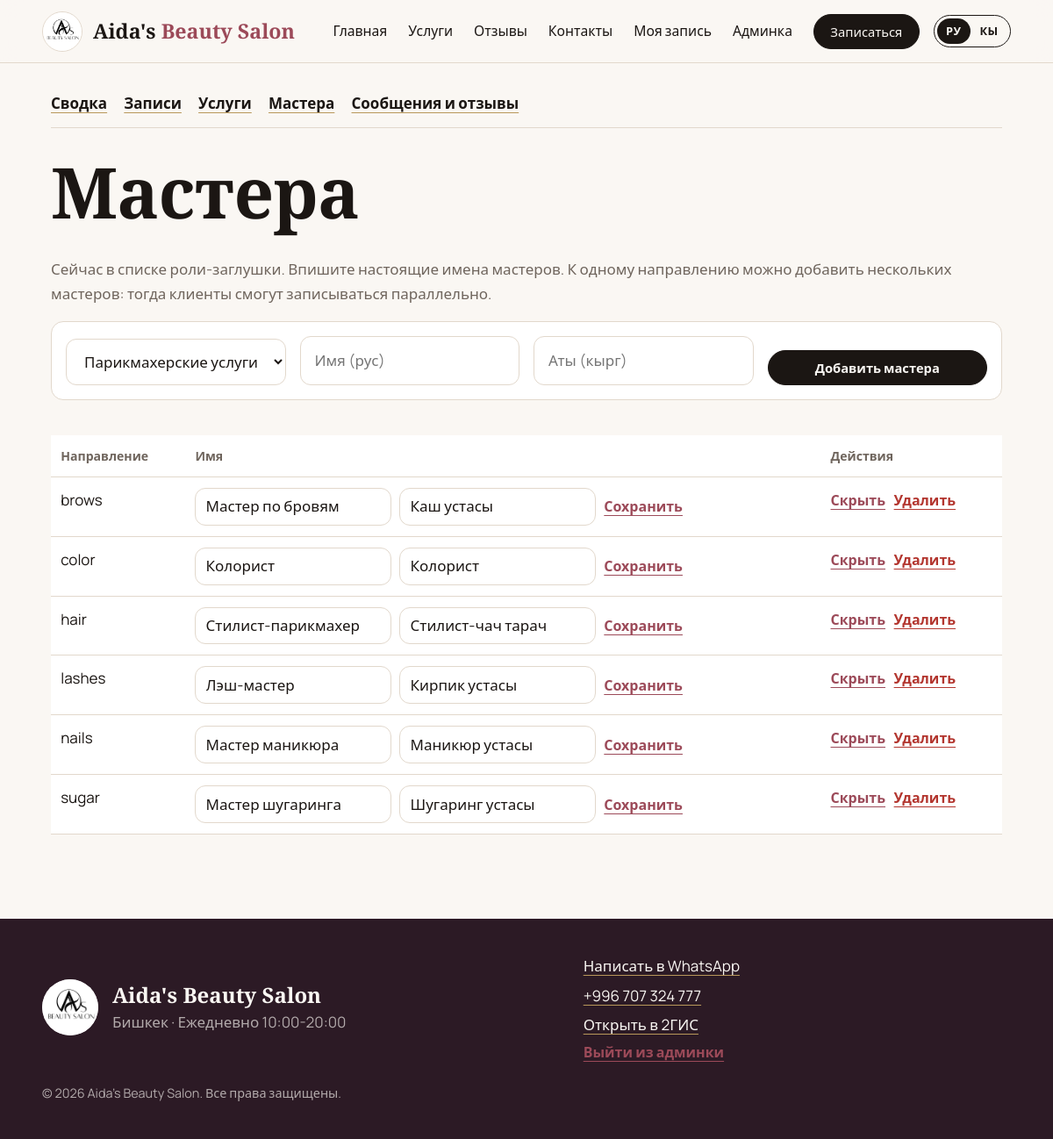
Page /admin/masters (signed in) on the committed database.
### tables this page shows
CREATE TABLE masters (
    id       INTEGER PRIMARY KEY AUTOINCREMENT,
    category TEXT    NOT NULL,
    name_ru  TEXT    NOT NULL,
    name_ky  TEXT    NOT NULL DEFAULT '',
    active   INTEGER NOT NULL DEFAULT 1
);

### app.py (the view, shortened to what this page needs)
@app.route("/admin/masters", methods=["GET", "POST"])
@admin_required
def admin_masters():
    return render_template("admin/masters.html", rows=query("SELECT * FROM masters ORDER BY category, id"),
                           cats=seed_data.CATEGORIES)

### app.py (called while the page is built)
def get_db():
    if "db" not in g:
        g.db = sqlite3.connect(DATABASE, isolation_level=None)
        g.db.row_factory = sqlite3.Row
        g.db.execute("PRAGMA foreign_keys = ON")
    return g.db

def query(sql, args=(), one=False):
    rows = get_db().execute(sql, args).fetchall()
    return (rows[0] if rows else None) if one else rows

@app.before_request
def pick_language():
    lang = session.get("lang")
    if lang not in LANGS:
        lang = request.accept_languages.best_match(list(LANGS), default=DEFAULT_LANG)
    g.lang = lang

def t(key, **kwargs):
    return translate(g.lang, key, **kwargs)

def csrf_token():
    if "_csrf" not in session:
        session["_csrf"] = secrets.token_urlsafe(24)
    return session["_csrf"]

@app.before_request
def protect_from_csrf():
    if request.method == "POST":
        sent = request.form.get("_csrf") or request.headers.get("X-CSRF-Token", "")
        if not sent or not secrets.compare_digest(sent, session.get("_csrf", "")):
            abort(400, description="csrf")

@app.after_request
def security_headers(resp):
    resp.headers["X-Content-Type-Options"] = "nosniff"
    resp.headers["X-Frame-Options"] = "DENY"
    resp.headers["Referrer-Policy"] = "same-origin"
    resp.headers["Content-Security-Policy"] = (
        "default-src 'self'; script-src 'self'; "
        "style-src 'self' 'unsafe-inline' https://fonts.googleapis.com; "
        "font-src https://fonts.gstatic.com; img-src 'self' data: https:; "
        "connect-src 'self'; frame-ancestors 'none'; form-action 'self'"
    )
    return resp

def admin_required(view):
    @wraps(view)
    def wrapped(*args, **kwargs):
        if not session.get("is_admin"):
            return redirect(url_for("admin_login", next=request.path))
        return view(*args, **kwargs)
    return wrapped

def whatsapp_link(text=""):
    base = f"https://wa.me/{WHATSAPP_DIGITS}"
    return f"{base}?text={quote(text)}" if text else base

### i18n.py (called while the page is built)
def translate(lang, key, **kwargs):
    pair = S.get(key)
    if pair is None:
        return key
    index = LANGS.index(lang) if lang in LANGS else 0
    text = pair[index] or pair[0]
    if kwargs:
        try:
            return text.format(**kwargs)
        except (KeyError, IndexError):
            return text
    return text

### templates/admin/masters.html (shortened to what this page needs)
{% extends 'admin/base.html' %}
{% block admin %}
<h1>Мастера</h1>
<p class="muted">Сейчас в списке роли-заглушки. Впишите настоящие имена мастеров. К одному направлению можно добавить нескольких мастеров: тогда клиенты смогут записываться параллельно.</p>
<form method="post" class="form add-form">
  <select name="category" aria-label="Направление">{% for c in cats %}<option value="{{ c[0] }}">{{ c[1] }}</option>{% endfor %}</select>
  <input name="name_ru" placeholder="Имя (рус)" required aria-label="Имя по-русски">
  <input name="name_ky" placeholder="Аты (кырг)" aria-label="Имя по-кыргызски">
  <button class="btn small" type="submit">Добавить мастера</button>
</form>
<div class="table-wrap"><table class="table">
  <thead><tr><th>Направление</th><th>Имя</th><th>Действия</th></tr></thead>
  <tbody>
  {% for m in rows %}
  <tr class="{{ 'off' if not m.active }}">
    <td>{{ m.category }}</td>
    <td>
      <form method="post" class="inline-form">
        <input name="name_ru" value="{{ m.name_ru }}" aria-label="Имя по-русски">
        <input name="name_ky" value="{{ m.name_ky }}" aria-label="Имя по-кыргызски">
        <button class="link-btn">Сохранить</button>
      </form>
    </td>
    <td>
      <form method="post" class="inline-form">
        <button class="link-btn" name="action" value="toggle">{{ 'Скрыть' if m.active else 'Показать' }}</button>
        <button class="link-btn danger" name="action" value="delete" data-confirm="Удалить мастера {{ m.name_ru }}?">Удалить</button>
      </form>
    </td>
  </tr>
  {% endfor %}
  </tbody>
</table></div>
{% endblock %}

### static/css/style.css (style rules this page uses)
:root { --ink: #1B1613; --paper: #FAF7F3; --white: #FFFFFF; --sand: #F0E9E0; --plum: #2C1A25; --rose: #9C4A59; --rose-dark: #7E3846; --gold: #B8975A; --line: #E2D8CC; --muted: #6F655D; --wa: #1DA851; --wa-dark: #178A42; --ok: #2E7D55; --bad: #B3362F; --serif: 'Cormorant Garamond', Georgia, 'Times New Roman', serif; --sans: 'Manrope', 'Segoe UI', system-ui, -apple-system, sans-serif; --radius: 14px; --header-h: 72px; --shadow: 0 18px 40px rgba(44, 26, 37, .12); }
*, *::before, *::after { box-sizing: border-box; }
html { scroll-behavior: smooth; scroll-padding-top: calc(var(--header-h) + 64px); -webkit-text-size-adjust: 100%; }
body { margin: 0; background: var(--paper); color: var(--ink); font: 400 1.0625rem/1.65 var(--sans); -webkit-font-smoothing: antialiased; padding-bottom: env(safe-area-inset-bottom, 0); }
h1, h2, h3 { font-family: var(--serif); font-weight: 600; margin: 0 0 .4em; line-height: 1.08; letter-spacing: -.01em; }
h1 { font-size: clamp(2.6rem, 7.5vw, 5rem); }
p { margin: 0 0 1em; }
.muted { color: var(--muted); }
.btn { display: inline-flex; align-items: center; justify-content: center; gap: .5rem; border: 1.5px solid var(--ink); background: var(--ink); color: var(--paper); padding: .85rem 1.7rem; border-radius: 99px; font: 600 1rem var(--sans); cursor: pointer; text-decoration: none; min-height: 48px; transition: background .18s, color .18s, border-color .18s, transform .18s; }
.btn.small { padding: .5rem 1.15rem; font-size: .92rem; min-height: 40px; }
.link, .link-btn { background: none; border: 0; padding: 0; font: 600 1rem var(--sans); color: var(--rose); cursor: pointer; text-decoration: underline; text-underline-offset: 4px; }
.link-btn.danger { color: var(--bad); }
.wizard, .form { display: grid; gap: 1.6rem; }
.form { gap: 1rem; }
input, select, textarea { font: inherit; font-weight: 400; width: 100%; padding: .8rem 1rem; color: var(--ink); background: var(--white); border: 1.5px solid var(--line); border-radius: 12px; min-height: 48px; }
.table-wrap { overflow-x: auto; }
.table { width: 100%; border-collapse: collapse; margin: 1rem 0 2rem; background: var(--white); }
.table th, .table td { text-align: left; padding: .75rem .7rem; border-bottom: 1px solid var(--line); vertical-align: top; }
.table th { font-size: .88rem; color: var(--muted); font-weight: 600; }
.add-form { grid-template-columns: repeat(auto-fit, minmax(170px, 1fr)); align-items: end; background: var(--white); border: 1px solid var(--line); border-radius: var(--radius); padding: 1rem; margin-bottom: 1.5rem; }
.inline, .inline-form { display: inline-flex; flex-wrap: wrap; gap: .6rem; align-items: center; margin: 0; }
.inline-form select, .inline-form input { width: auto; min-height: 40px; padding: .4rem .7rem; }

### rows in the picture
masters: category "brows", name_ru "Мастер по бровям", name_ky "Каш устасы", active "Скрыть"
masters: category "color", name_ru "Колорист", name_ky "Колорист", active "Скрыть"
masters: category "hair", name_ru "Стилист-парикмахер", name_ky "Стилист-чач тарач", active "Скрыть"
masters: category "lashes", name_ru "Лэш-мастер", name_ky "Кирпик устасы", active "Скрыть"
masters: category "nails", name_ru "Мастер маникюра", name_ky "Маникюр устасы", active "Скрыть"
masters: category "sugar", name_ru "Мастер шугаринга", name_ky "Шугаринг устасы", active "Скрыть"

### other values in the picture
{{ t('nav.home') }} "Главная"
{{ t('nav.services') }} "Услуги"
{{ t('nav.reviews') }} "Отзывы"
{{ t('nav.contacts') }} "Контакты"
{{ t('nav.lookup') }} "Моя запись"
{{ t('nav.book') }} "Записаться"
{{ label }} "РУ" "КЫ"
{{ site.name }} "Aida's Beauty Salon"
{{ site.city }} "Бишкек"
{{ site.hours }} "Ежедневно 10:00-20:00"
{{ t('cta.whatsapp') }} "Написать в WhatsApp"
{{ site.phone }} "+996 707 324 777"
{{ t('cta.map') }} "Открыть в 2ГИС"
{{ t('footer.logout') }} "Выйти из админки"
{{ t('footer.rights') }} "Все права защищены"
